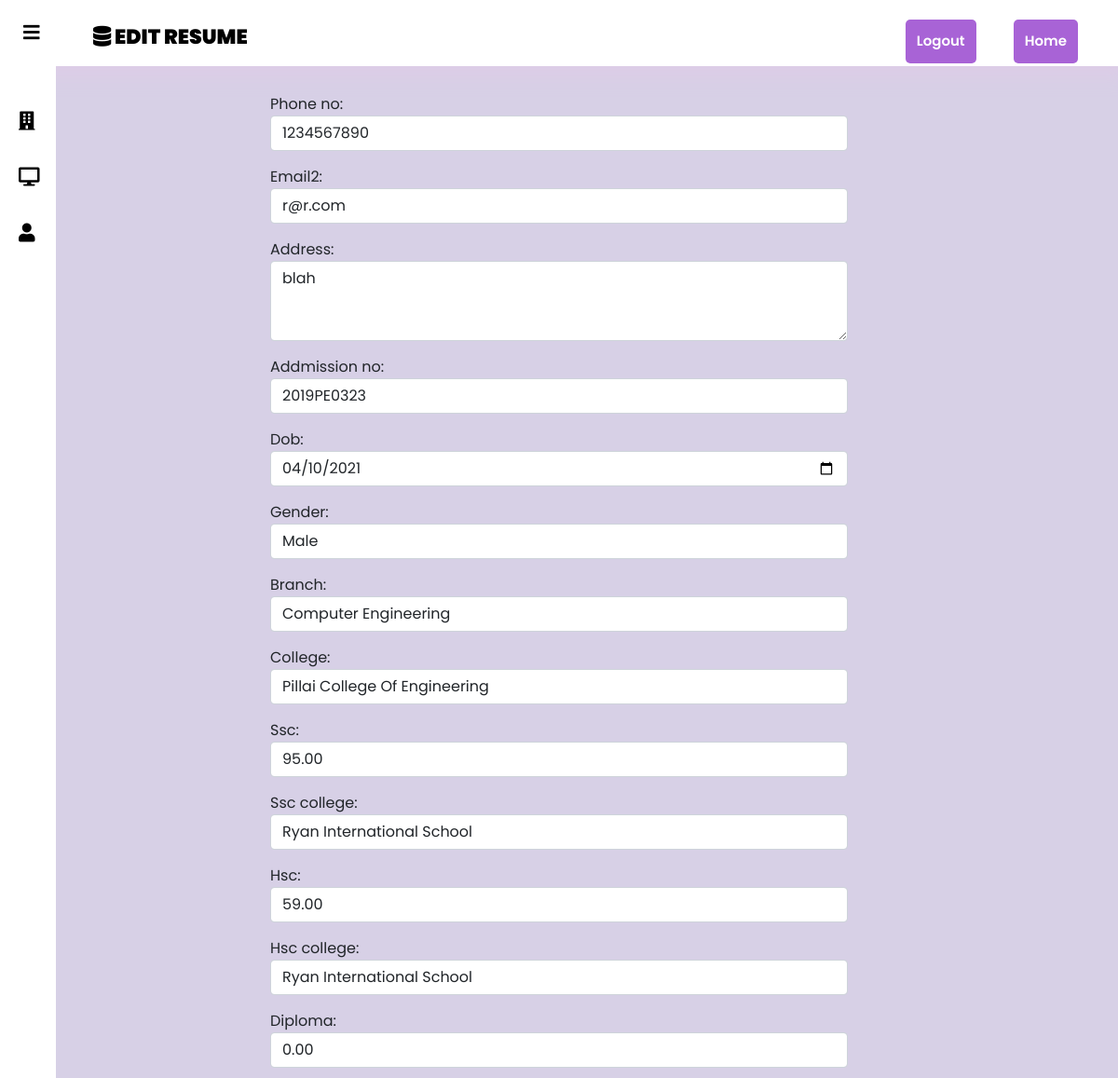
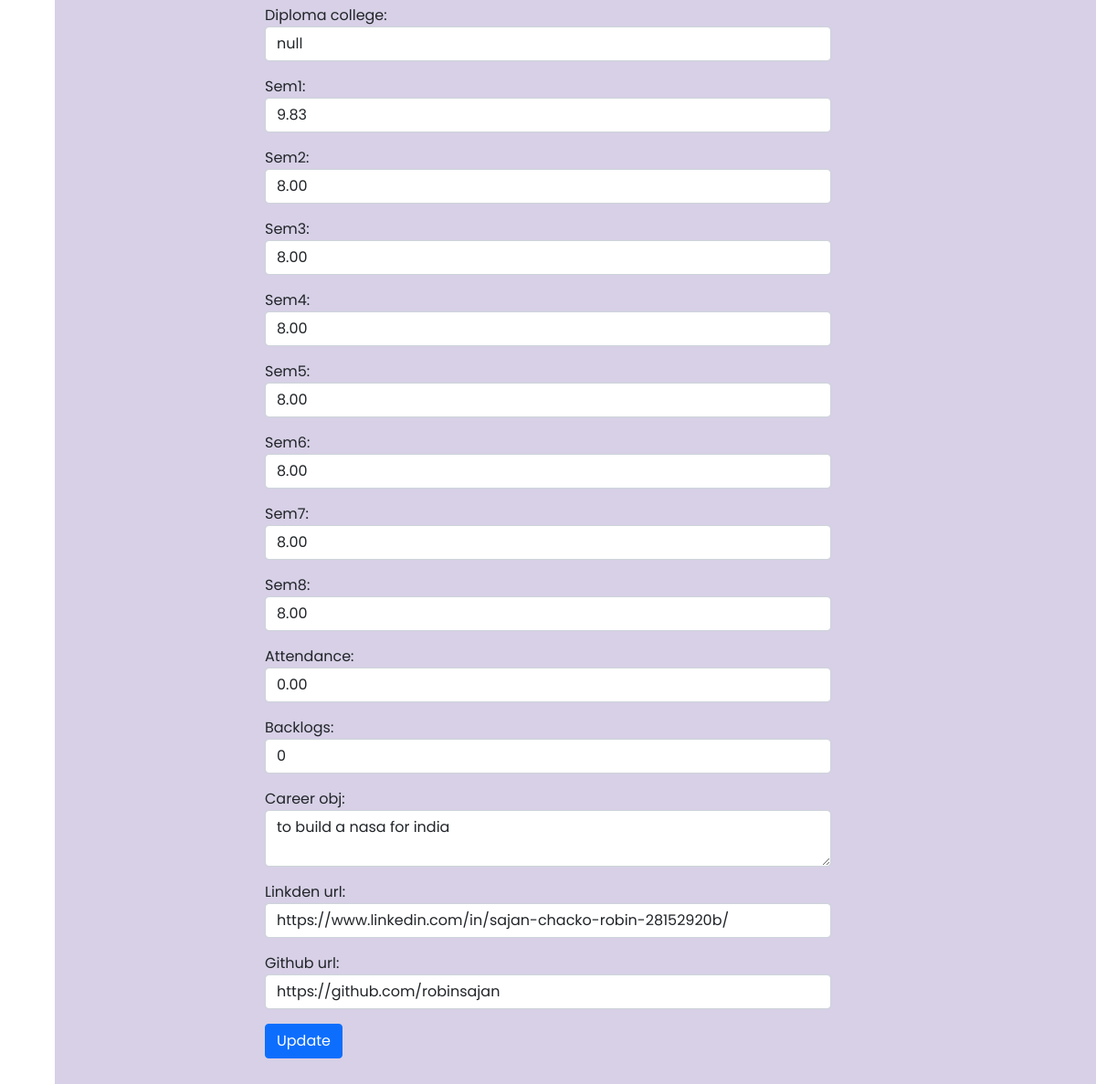
The page /student/resume/edit/5 (signed in) on the database its author committed (2 pictures, top to bottom).
### student/models.py (models this page shows, shortened)
class StudentResume(models.Model):
    user=models.OneToOneField(get_user_model(),null=True,on_delete=models.CASCADE)
    phone_no=models.CharField(max_length=10)
    email2=models.EmailField()
    address=models.TextField()
    addmission_no=models.CharField(max_length=11,default=00000000)
    dob=models.DateField()
    gender=models.CharField(max_length=20,choices=gender_choice_list)
    branch=models.CharField(max_length=300,choices=branch_names)
    college=models.CharField(max_length=200,default="Pillai College Of Engineering")
    ssc=models.DecimalField(max_digits=5,decimal_places=2,default=0.00)
    ssc_college=models.CharField(max_length=200)
    hsc=models.DecimalField(max_digits=5,decimal_places=2,default=0.00)
    hsc_college=models.CharField(max_length=200,default="null")
    diploma=models.DecimalField(max_digits=5,decimal_places=2,default=0.00)
    diploma_college=models.CharField(max_length=200,default="null")
    sem1=models.DecimalField(max_digits=5,decimal_places=2,default=0.00,null=True)
    sem2=models.DecimalField(max_digits=5,decimal_places=2,default=0.00,null=True)
    sem3=models.DecimalField(max_digits=5,decimal_places=2,default=0.00,null=True)
    sem4=models.DecimalField(max_digits=5,decimal_places=2,default=0.00,null=True)
    sem5=models.DecimalField(max_digits=5,decimal_places=2,default=0.00,null=True)
    sem6=models.DecimalField(max_digits=5,decimal_places=2,default=0.00,null=True)
    sem7=models.DecimalField(max_digits=5,decimal_places=2,default=0.00,null=True)
    sem8=models.DecimalField(max_digits=5,decimal_places=2,default=0.00,null=True)
    attendance=models.DecimalField(max_digits=5,decimal_places=2,default=0.00)
    Backlogs=models.IntegerField(default=0.0)
    career_obj=models.TextField()
    linkden_url=models.CharField(max_length=100,null=True)
    github_url=models.CharField(max_length=100,null=True)
    is_verified=models.BooleanField(default=False)
    is_notified=models.BooleanField(default=False)

### student/views.py (the view, shortened to what this page needs)
# urls.py: path('resume/edit/<int:pk>',EditResumeView.as_view(),name='edit-resume'),
class EditResumeView(UpdateView):
    model=StudentResume
    form_class=ResumeForm
    template_name='student/edit_resume.html'

### student/templates/student/edit_resume.html (shortened to what this page needs)
{% extends 'student/basic.html' %}
{% block name %}
Edit resume
{%endblock%}
{%block display%}
    {%if request.user.is_authenticated and request.user.user_type == "student" and request.user.studentresume.id == studentresume.id %}
    <div class="sidebar"style="z-index:1">
        <a href="{% url 'job-list-view' %}"><i class="fa fa-building" aria-hidden="true"></i><span>Jobs</span></a>
        <a id="active-link" href="#"><i class="fas fa-desktop"></i><span>Forum</span></a>
        <a href="{% url 'student-profile' request.user.id %}"><i class="fa fa-user" aria-hidden="true"></i><span>Profile</span></a>
        </div>
        <div style="padding:100px ;padding:100px 290px">
        <div class="form-group">
            <form method="POST">
                {{form.as_p}}
                <a href="#"><button class="btn btn-primary"  >Update</button></a>
            </form>
        </div>
        </div>
    {%else%}
    <div style="padding: 100px; font-size:larger;" >
        <h2>This Page Isnt Available</h2>
        <p>The requested URL was not found on the server. If you entered the URL manually please check your spelling and try again.</p>
      </div>
    {%endif%}
{%endblock%}

### static/student/css/student.css (style rules this page uses)
body { margin: 0; padding: 0; font-family: 'Poppins', sans-serif; background: #d7d0e6; }
.sidebar { background: #fff; margin-top: 70px; padding-top: 30px; position: fixed; left: 0; width: 250px; height: 100%; transition: 0.5s; transition-property: left; }
.sidebar a { color: #000; display: block; width: 100%; line-height: 60px; text-decoration: none; padding-left: 40px; box-sizing: border-box; transition: 0.5s; transition-property: background; }
.sidebar i { padding-right: 10px; }
#check:checked ~ .sidebar { left: -190px; }
#check:checked ~ .sidebar a { font-size: 20px; margin-left: 170px; width: 80px; }

### rows shown on the page
StudentResume: phone_no "1234567890", email2 "r@r.com", address "blah", addmission_no "2019PE0323", dob "04/10/2021", gender "Male", branch "Computer Engineering", college "Pillai College Of Engineering", ssc "95.00", ssc_college "Ryan International School", hsc "59.00", hsc_college "Ryan International School", diploma "0.00", diploma_college "null", sem1 "9.83", sem2 "8.00", sem3 "8.00", sem4 "8.00", sem5 "8.00", sem6 "8.00", sem7 "8.00", sem8 "8.00", attendance "0.00", Backlogs "0", career_obj "to build a nasa for india", linkden_url "https://www.linkedin.com/in/sajan-chacko-robin-28152920b/", github_url "https://github.com/robinsajan"
